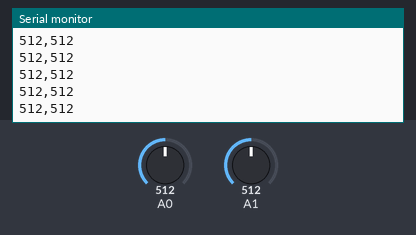
This sketch was run on a simulated Arduino Uno, built with avr-gcc and run on an emulated ATmega328P. Shown: the last lines printed to the serial monitor. The inputs (shaded band) are chosen by the test bench; at power-on: A0 = 512, A1 = 512.

Above: at 1.2 s.
1.3 s: A0 set to 988
At 2.1 s:
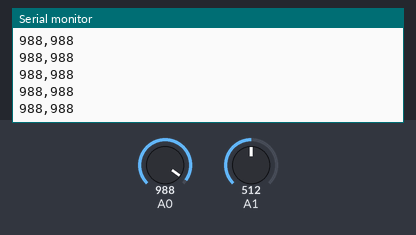
2.8 s: A0 set to 1017
At 3.7 s:
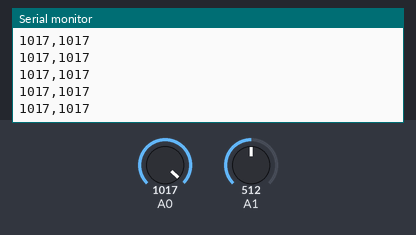
Timing chart, 0 to 5.8 s (numbered marks = the images above; inputs shaded):
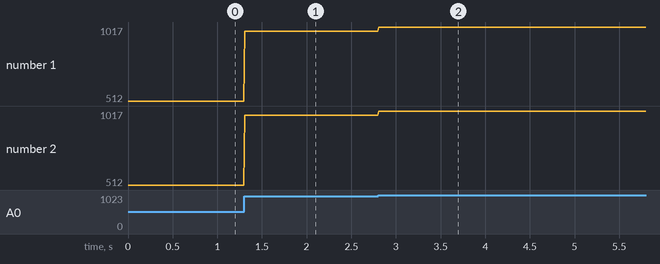

Measured:
- after the input at 1.3 s, the serial monitor: prints a new line at once (image 1)
- after the input at 2.8 s, the serial monitor: prints a new line at once (image 2)
- plotted number 1: 512 → 988 after the input at 1.3 s, 988 → 1017 after the input at 2.8 s
- plotted number 2: 512 → 988 after the input at 1.3 s, 988 → 1017 after the input at 2.8 s

The sketch:

a3_send_multiple.ino
```cpp
void setup() {
  Serial.begin(9600);
}

void loop() {
  int sensorValue0 = analogRead(A0);
  int sensorValue1 = analogRead(A1);

  Serial.print(sensorValue0);
  Serial.print(",");
  Serial.print(sensorValue0);
  Serial.print("\n");

  // Sending values too quickly might fill up Processing's buffers. This delay
  // resolves the issue.
  delay(10);
}
```
